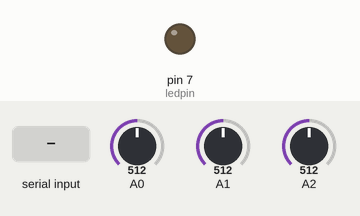
Simulated run of this sketch. Board: Arduino Uno, built with avr-gcc and run on an emulated ATmega328P. Parts: output pins drawn as LEDs (lit = HIGH). The test bench sets the inputs (shaded band); at power-on: A2 = 512, A0 = 512, A1 = 512. What the sketch prints to the serial monitor is not drawn.

Above: at 1.2 s.
1.3 s: "1\n" received over Serial
At 2.7 s:
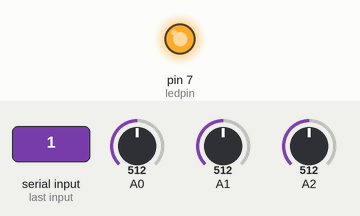
8.8 s: A2 set to 1000
11.8 s: A2 set to 1015
Timing chart, 0 to 14.8 s (numbered marks = the images above; inputs shaded):
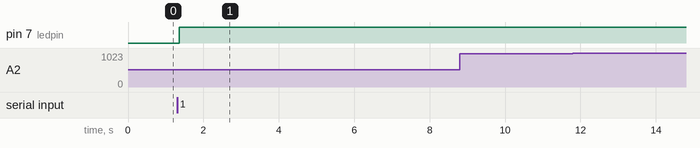

Measured:
- after the input at 1.3 s, pin 7 (ledpin): LOW → HIGH after 0.06 s
- after the input at 8.8 s, every drawn part: stays the same
- after the input at 11.8 s, every drawn part: stays the same

The sketch:

code.ino
```cpp
const int ledpin = 7;
const double MAX_Vin = 2.5;
const int MAX_Resolution = 4095;
const int R = 1000000;
const int R_Cds = 1000;

void setup()
{
  pinMode(ledpin,OUTPUT);
  Serial.begin(9600);
  Serial.println("Welcome to the Arduino !");
  Serial.println("hello world");
}

double Analogin_VIN = 0;
double Vin = 0;
double Potentiometer_Voltage = 0;
double Analogin_Potentiometer = 0;
double Potentiometer_Rx = 0;
double Potentiometer_R1 = 0;
double Cds_Voltage = 0;
double Analogin_Cds = 0;
double Cds_R = 0;


void loop()
{
  delay(10); // Delay a little bit to improve simulation performance

  //LED連接確認
  if(Serial.available()){
    int read = Serial.read();
    if(read == '1'){
      Serial.println("LED is on !");
      digitalWrite(ledpin,HIGH);
    }
    else if(read == '0'){
      Serial.println("LED is off !");
      digitalWrite(ledpin,LOW);
    }
  }

  //測量電壓
  for(int i=0; i<5; i++){
    Analogin_VIN = 0.7* Analogin_VIN+ 0.3* analogRead(A0);
  }
  Vin = Analogin_VIN*MAX_Vin/MAX_Resolution;

  //測量可變電阻
  for(int i=0; i<5; i++){
    Analogin_Potentiometer = 0.7* Analogin_Potentiometer+ 0.3* analogRead(A1);
  }
  Potentiometer_Voltage = Analogin_Potentiometer*MAX_Vin/MAX_Resolution;
  Potentiometer_Rx = Potentiometer_Voltage*R/Vin ;
  Potentiometer_R1 = R-Potentiometer_Rx;

  //測量光敏電阻
  for(int i=0; i<5; i++){
    Analogin_Cds = 0.7* Analogin_Cds+ 0.3* analogRead(A2);
  }
  Cds_Voltage = Analogin_Cds*MAX_Vin/MAX_Resolution;
  Cds_R = (Cds_Voltage*R_Cds*2)/(-2*Cds_Voltage+5);

  //print
  Serial.print("Vin=");
  Serial.print(Vin);
  Serial.print("\t");
  Serial.print("analog_VIN=");
  Serial.print(Analogin_VIN);
  Serial.print("\t");

  Serial.print("Potentiometer_Voltage=");
  Serial.print(Potentiometer_Voltage);
  Serial.print("\t");
  Serial.print("analog_Potentiometer=");
  Serial.print(Analogin_Potentiometer);
  Serial.print("\t");
  Serial.print("Potentiometer_R1=");
  Serial.print(Potentiometer_R1);
  Serial.print("\t");
  Serial.print("Potentiometer_Rx=");
  Serial.print(Potentiometer_Rx);
  Serial.print("\t");

  Serial.print("Cds_Voltage=");
  Serial.print(Cds_Voltage);
  Serial.print("\t");
  Serial.print("analog_Cds=");
  Serial.print(Analogin_Cds);
  Serial.print("\t");
  Serial.print("Cds_R=");
  Serial.print(Cds_R);

  Serial.print("\n");

  delay(200);
}
```
